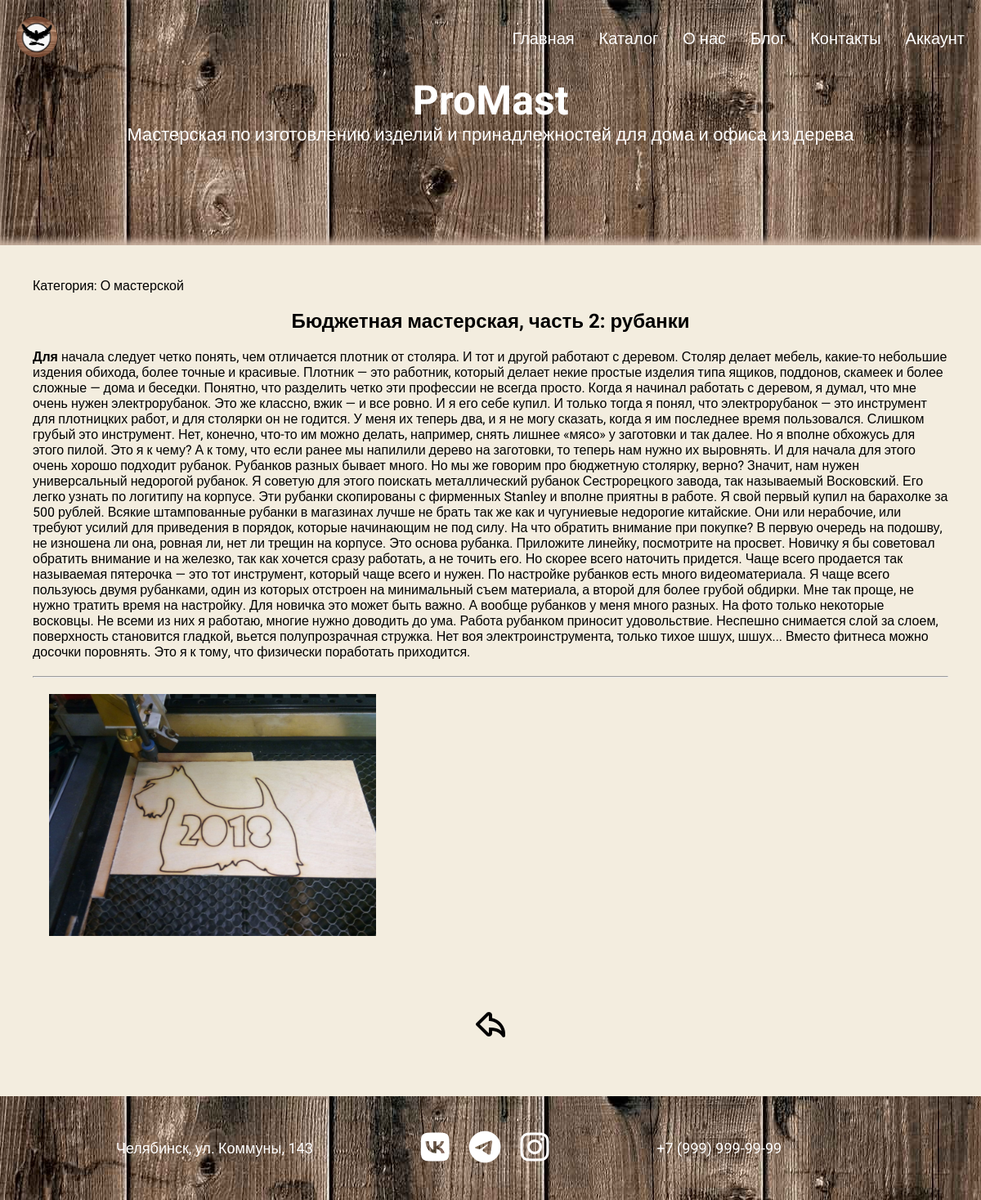
The app's page /blog/post/byudzhetnaya-masterskaya-chast-2-rubanki/ with its own data.
### blog/models.py (models this page shows, shortened)
class Blog(models.Model):
    title = models.CharField(max_length=255, verbose_name='Название')
    slug = models.SlugField(max_length=255, unique=True, verbose_name='URL')
    image = models.ImageField(upload_to='photos/%Y/%m/%d/', blank=True, verbose_name='Изображение')
    content = models.TextField(blank=True, verbose_name='Контент')
    time_created = models.DateTimeField(auto_now_add=True, verbose_name='Дата публикации')
    time_update = models.DateTimeField(auto_now=True, verbose_name='Дата обновления')
    is_published = models.BooleanField(default=True, verbose_name='Опубликовано')
    cat = models.ForeignKey('Category', on_delete=models.PROTECT, verbose_name='Категория')
    class Meta:
        verbose_name = "Новость"
        verbose_name_plural = "Новости"
        ordering = ['-time_created']

class Category(models.Model):
    name = models.CharField(max_length=255, verbose_name='Категория')
    slug = models.SlugField(max_length=255, unique=True, verbose_name='URL')
    def __str__(self):
        return self.name
    class Meta:
        verbose_name = "Категорию"
        verbose_name_plural = "Категории"

### blog/views.py (the view)
# urls.py: path('post/<slug:post_slug>/', ShowPost.as_view(), name='post'),
class ShowPost(DetailView):
    model = Blog
    template_name = 'blog/post.html'
    slug_url_kwarg = 'post_slug'
    context_object_name = 'post'
    def get_context_data(self, *, object_list=None, **kwargs):
        context = super().get_context_data(**kwargs)
        context['title'] = context['post']
        return context

### blog/templates/blog/post.html
{% extends 'portfolio/base.html' %}
{% block content %}
{% load static %}
<div class="post">
    <div class="container">
        <div class="post__center">
            <p>Категория: {{ post.cat }}</p>
            <h2>{{ post.title }}</h2>
            <p>{{ post.content|safe }}</p>
            <p class="back"><a href="#" onclick="history.back()"><img src="{% static 'blog/back.png' %}" alt=""></a></p>
        </div>
    </div>
</div>
{% endblock %}

### portfolio/static/css/style.css (style rules this page uses)
* { margin: 0; padding: 0; -webkit-box-sizing: border-box; box-sizing: border-box; }
body { height: 100%; font-family: 'Roboto', sans-serif; }
.container { max-width: 1200px; margin: 0px auto; }
.post { background: #F3EDDF; display: flex; box-sizing: border-box; padding: 40px; }
.post__center .back { text-align: center; padding-top: 20px; }
.post__center p { padding-bottom: 20px; }
.post__center h2 { text-align: center; }

### records on screen
Blog: cat "О мастерской", title "Бюджетная мастерская, часть 2: рубанки", content "Для начала следует четко понять, чем отличается плотник от столяра. И тот и другой работают с деревом. Столяр делает мебель, какие-то небольшие издения обихода, более точные и красивые. Плотник — это работник, который делает некие простые изделия типа ящиков, поддонов, скамеек и более сложные — дома и беседки. Понятно, что разделить четко эти профессии не всегда просто. Когда я начинал работать с деревом, я думал, что мне очень нужен электрорубанок. Это же классно, вжик — и все ровно. И я его себе купил. И только тогда я понял, что электрорубанок — это инструмент для плотницких работ, и для столярки он не годится. У меня их теперь два, и я не могу сказать, когда я им последнее время…", content (picture)
